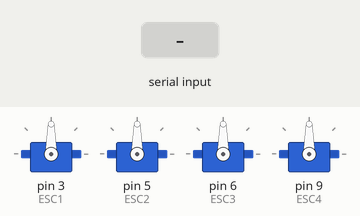
This sketch was run on a simulated Arduino Uno, built with avr-gcc and run on an emulated ATmega328P. Shown: 4 × servo. The test bench sets the inputs (shaded band). What the sketch prints to the serial monitor is not drawn.

Above: at 1.2 s.
1.3 s: "S\n" received over Serial
At 2.5 s:
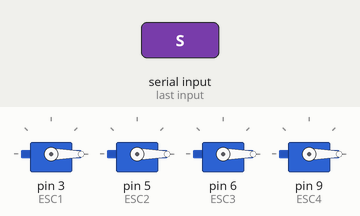
2.8 s: "90,45\n" received over Serial
At 3.6 s:
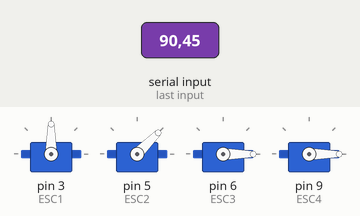
4.3 s: "90,45,200,10\n" received over Serial
At 4.7 s:
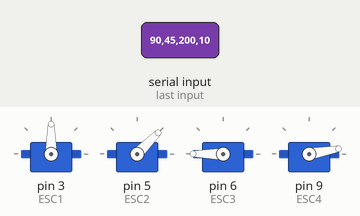
5.8 s: "30,150\n" received over Serial
At 7.0 s:
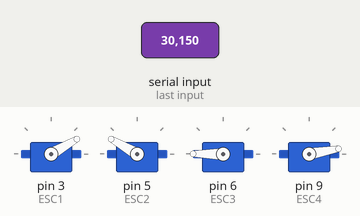
7.3 s: "0\n" received over Serial
At 8.2 s:
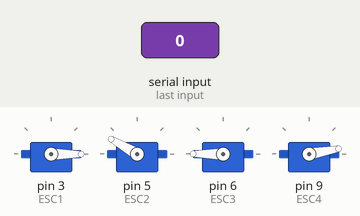
8.8 s: "90\n" received over Serial
At 9.4 s:
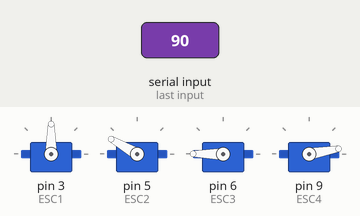
Timing chart, 0 to 11.3 s (numbered marks = the images above; inputs shaded):
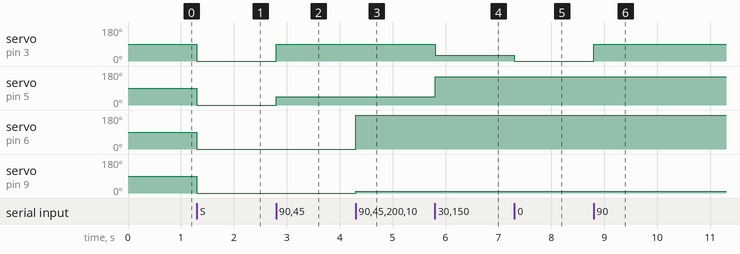

Measured:
- after the input at 1.3 s, servo on pin 3 (ESC1), servo on pin 5 (ESC2), servo on pin 6 (ESC3), servo on pin 9 (ESC4): 90° → 0° at once
- after the input at 2.8 s, servo on pin 3 (ESC1): 0° → 90° at once; servo on pin 5 (ESC2): 0° → 45° at once
- after the input at 4.3 s, servo on pin 6 (ESC3): 0° → 180° at once; servo on pin 9 (ESC4): 0° → 10° at once
- after the input at 5.8 s, servo on pin 3 (ESC1): 90° → 30° at once; servo on pin 5 (ESC2): 45° → 150° at once
- after the input at 7.3 s, servo on pin 3 (ESC1): 30° → 0° at once
- after the input at 8.8 s, servo on pin 3 (ESC1): 0° → 90° at once

The sketch:

sketch_nov29a.ino
```cpp
#include <Servo.h>

#define SPEED_MIN (1100)                                  // Set the Minimum Speed in microseconds
#define SPEED_MAX (2000)
#define ARM_VAL (1000)                                    // Set the Arm Value in microseconds

Servo ESC1;
Servo ESC2;
Servo ESC3;
Servo ESC4;

int motor1 = 0, motor2 = 0, motor3 = 0, motor4 = 0;
int numValues = 0;

void setup() {
    ESC1.attach(3,1000,2000);
    ESC2.attach(5,1000,2000);
    ESC3.attach(6,1000,2000);
    ESC4.attach(9,1000,2000);
    Serial.begin(115200);
}

void loop() {
    if (Serial.available() > 0) {
        String command = Serial.readStringUntil('\n'); // Read until newline
        if (command == "A") { // Arm command
            //esc1.arm();
            //esc2.arm();
            //esc3.arm();
            //esc4.arm();
            //Serial.println("Motors armed.");
        } else if (command == "S") { // Stop command
            ESC1.write(1000); // PWM signal to stop
            ESC2.write(1000);
            ESC3.write(1000);
            ESC4.write(1000);
            Serial.println("Motors stopped.");
        } // Ensure the command contains motor values


            // Parse the motor values from the command string
            numValues = sscanf(command.c_str(), "%d,%d,%d,%d", &motor1, &motor2, &motor3, &motor4);
            // Check if we successfully parsed all four values

    }
    while(Serial.available() == 0){
        if (numValues > 0) {
                    // Set the speed for each motor
                    ESC1.write(motor1);
                    ESC2.write(motor2);
                    ESC3.write(motor3);
                    ESC4.write(motor4);
                    // Provide feedback
                    Serial.print("Motor values: ");
                    Serial.print(motor1);
                    Serial.print(", ");
                    Serial.print(motor2);
                    Serial.print(", ");
                    Serial.print(motor3);
                    Serial.print(", ");
                    Serial.println(motor4);
                    delayMicroseconds(1000);
            }
    }

}
```
